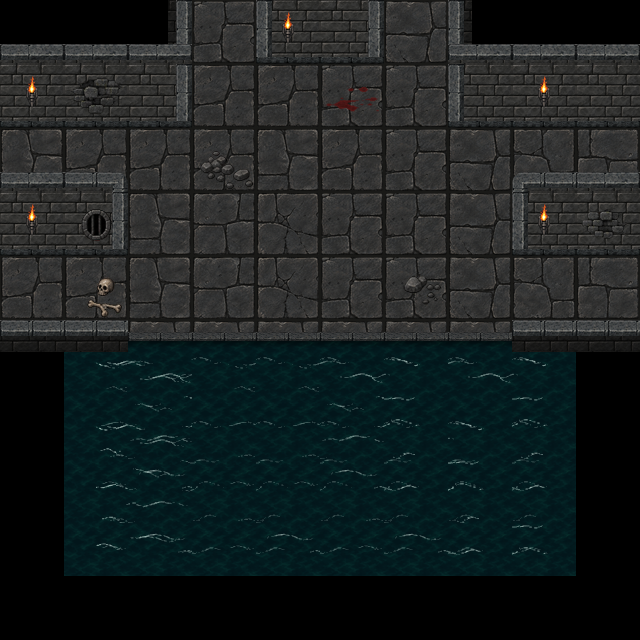

A 2D game scene composited from a Tiled map and its tileset images. What follows is a short description and the map's XML, with every tile layer's data as written:
An orthogonal 10x10 tile map with 64x64 px tiles, 10 tile layers (Ground, pool_base_01, WallsBack_01, WallsBack_02, ...), 5 tilesets and 12 objects (exit_east_upper, exit_east_lower, exit_west_upper, exit_west_lower, exit_north_left, ...).

<map version="1.10" tiledversion="1.12.2" orientation="orthogonal" renderorder="right-down" width="10" height="10" tilewidth="64" tileheight="64" infinite="0" nextlayerid="15" nextobjectid="13">
 <properties>
  <property name="enemy_spawn_mode" type="bool" value="true" />
 </properties>
 <tileset firstgid="1" source="../act3_floor_64.tsx" />
 <tileset firstgid="9" source="../my_tiles_textured.tsx" />
 <tileset firstgid="182" source="../water_01.tsx" />
 <tileset firstgid="270" source="../torches/torches.tsx" />
 <tileset firstgid="274" source="../items.tsx" />
 <layer id="1" name="Ground" width="10" height="10">
  <data encoding="csv">
0,0,0,1,1,1,2,0,0,0,
8,1,1,5,5,1,1,2,3,4,
6,5,5,5,6,5,1,2,3,4,
1,5,6,7,8,1,1,2,3,4,
5,5,6,7,8,1,1,2,3,4,
0,0,1,2,3,4,1,2,0,0,
0,0,3,4,4,4,1,2,0,0,
0,0,3,4,8,8,2,3,0,0,
0,0,1,1,2,3,4,4,0,0,
0,0,0,0,0,0,0,0,0,0
</data>
 </layer>
 <layer id="11" name="pool_base_01" width="10" height="10">
  <data encoding="csv">
0,0,0,0,0,0,0,0,0,0,
0,0,0,0,0,0,0,0,0,0,
0,0,0,0,0,0,0,0,0,0,
0,0,0,0,0,0,0,0,0,0,
0,0,0,0,0,0,0,0,0,0,
0,206,195,195,195,195,195,195,206,0,
0,206,206,206,206,206,206,206,206,0,
0,206,206,206,206,206,206,206,206,0,
0,206,206,206,206,206,206,206,206,0,
0,0,0,0,0,0,0,0,0,0
</data>
 </layer>
 <layer id="2" name="WallsBack_01" width="10" height="10">
  <data encoding="csv">
0,0,18,0,75,73,0,20,0,0,
19,19,73,0,0,0,0,20,0,0,
0,0,0,0,0,0,0,0,0,0,
19,73,0,0,0,0,0,0,75,0,
0,0,0,0,0,0,0,0,0,0,
95,95,0,0,0,0,0,0,95,0,
0,0,0,0,0,0,0,0,0,0,
0,0,0,0,0,0,0,0,0,0,
0,0,0,0,0,0,0,0,0,0,
0,0,0,0,0,0,0,0,0,0
</data>
 </layer>
 <layer id="14" name="WallsBack_02" width="10" height="10">
  <data encoding="csv">
10,10,10,0,0,0,0,10,10,10,
0,0,0,0,0,0,0,75,19,19,
0,0,0,0,0,0,0,0,0,0,
0,0,0,0,0,0,0,0,0,19,
0,0,0,0,0,0,0,0,0,0,
0,0,0,0,0,0,0,0,0,95,
0,0,0,0,0,0,0,0,0,0,
0,0,0,0,0,0,0,0,0,0,
0,0,0,0,0,0,0,0,0,0,
0,0,0,0,0,0,0,0,0,0
</data>
 </layer>
 <layer id="3" name="WallsFront_01" width="10" height="10">
  <data encoding="csv">
0,0,0,0,0,0,0,0,0,0,
0,0,0,0,0,0,0,0,0,0,
10,64,0,0,0,0,0,0,66,10,
0,0,0,0,0,0,0,0,0,0,
0,0,0,0,0,0,0,0,0,0,
0,0,0,0,0,0,0,0,0,0,
0,0,0,0,0,0,0,0,0,0,
0,0,0,0,0,0,0,0,0,0,
0,0,0,0,0,0,0,0,0,0,
0,0,0,0,0,0,0,0,0,0
</data>
 </layer>
 <layer id="9" name="DecorBack_01" width="10" height="10">
  <data encoding="csv">
0,0,0,0,0,0,0,0,0,0,
0,283,0,0,0,0,0,0,0,0,
0,0,0,0,0,0,0,0,0,0,
0,287,0,0,0,0,0,0,0,284,
0,0,0,0,0,0,0,0,0,0,
0,0,0,0,0,0,0,0,0,0,
0,0,0,0,0,0,0,0,0,0,
0,0,0,0,0,0,0,0,0,0,
0,0,0,0,0,0,0,0,0,0,
0,0,0,0,0,0,0,0,0,0
</data>
 </layer>
 <layer id="10" name="GroundDetails_01" width="10" height="10">
  <data encoding="csv">
0,0,0,0,0,0,0,0,0,0,
0,0,0,0,0,300,0,0,0,0,
0,0,0,301,0,0,0,0,0,0,
0,0,0,0,0,0,0,0,0,0,
0,311,0,0,0,0,313,0,0,0,
0,0,0,0,0,0,0,0,0,0,
0,0,0,0,0,0,0,0,0,0,
0,0,0,0,0,0,0,0,0,0,
0,0,0,0,0,0,0,0,0,0,
0,0,0,0,0,0,0,0,0,0
</data>
 </layer>
 <layer id="12" name="pool_water_01" width="10" height="10">
  <data encoding="csv">
0,0,0,0,0,0,0,0,0,0,
0,0,0,0,0,0,0,0,0,0,
0,0,0,0,0,0,0,0,0,0,
0,0,0,0,0,0,0,0,0,0,
0,0,0,0,0,0,0,0,0,0,
0,198,199,200,200,200,200,200,200,0,
0,198,199,200,200,200,200,200,200,0,
0,209,210,211,211,211,211,211,211,0,
0,220,221,222,222,222,222,222,222,0,
0,0,0,0,0,0,0,0,0,0
</data>
 </layer>
 <layer id="13" name="pool_water_02" width="10" height="10">
  <data encoding="csv">
0,0,0,0,0,0,0,0,0,0,
0,0,0,0,0,0,0,0,0,0,
0,0,0,0,0,0,0,0,0,0,
0,0,0,0,0,0,0,0,0,0,
0,0,0,0,0,0,0,0,0,0,
0,201,202,201,201,202,203,202,203,0,
0,212,213,212,212,213,214,203,214,0,
0,223,224,223,223,224,225,214,225,0,
0,223,224,223,224,223,224,225,214,0,
0,0,0,0,0,0,0,0,0,0
</data>
 </layer>
 <layer id="4" name="Torches" width="10" height="10">
  <data encoding="csv">
0,0,0,0,273,0,0,0,0,0,
273,0,0,0,0,0,0,0,273,0,
0,0,0,0,0,0,0,0,0,0,
273,0,0,0,0,0,0,0,273,0,
0,0,0,0,0,0,0,0,0,0,
0,0,0,0,0,0,0,0,0,0,
0,0,0,0,0,0,0,0,0,0,
0,0,0,0,0,0,0,0,0,0,
0,0,0,0,0,0,0,0,0,0,
0,0,0,0,0,0,0,0,0,0
</data>
 </layer>
 <objectgroup id="5" name="Blocked">
  <object id="1" x="12.6667" y="14.6667" width="158.667" height="90.6667" />
  <object id="2" x="282.667" y="12" width="72" height="32" />
  <object id="3" x="471.333" y="17.3333" width="144" height="99.3333" />
  <object id="4" x="535.333" y="198.667" width="88.6667" height="35.3333" />
  <object id="5" x="2.66667" y="208" width="100" height="28.6667" />
  <object id="6" x="22.6667" y="344.667" width="598" height="271.333" />
 </objectgroup>
 <objectgroup id="6" name="Barriers" />
 <objectgroup id="7" name="Entities" />
 <objectgroup id="8" name="Connectors">
  <object id="7" name="exit_east_upper" x="609.667" y="172.667">
   <point />
  </object>
  <object id="8" name="exit_east_lower" x="610.667" y="304.667">
   <point />
  </object>
  <object id="9" name="exit_west_upper" x="32.3333" y="172.001">
   <point />
  </object>
  <object id="10" name="exit_west_lower" x="41.3333" y="308.667">
   <point />
  </object>
  <object id="11" name="exit_north_left" x="227.333" y="42.6667">
   <point />
  </object>
  <object id="12" name="exit_north_right" x="417.333" y="49.3333">
   <point />
  </object>
 </objectgroup>
</map>
